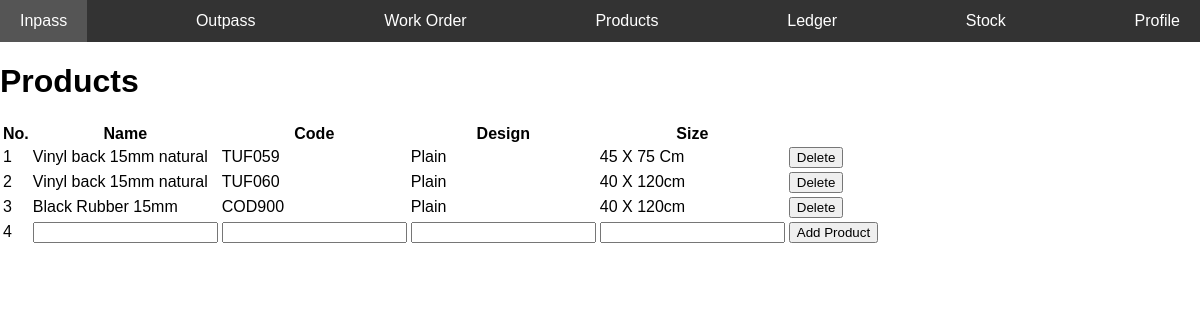
The page /products.php on the database as committed earlier.
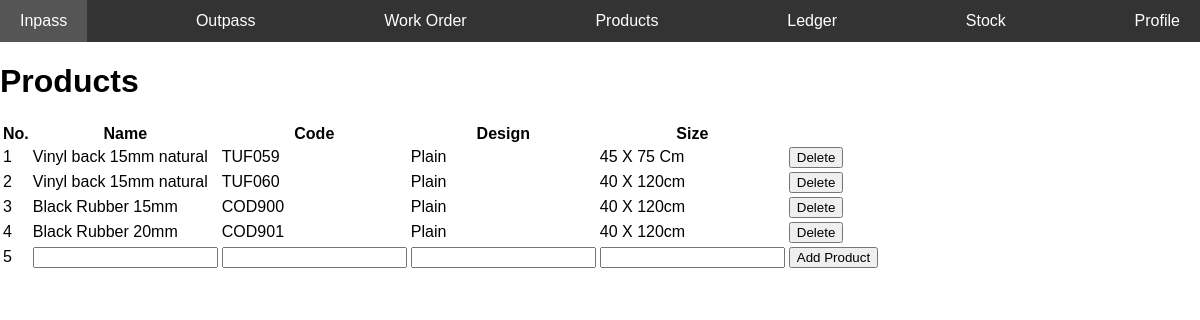
The same page on the database as committed later.
### tables this page shows
CREATE TABLE IF NOT EXISTS `products` (
  `name` varchar(125) NOT NULL,
  `code` varchar(125) NOT NULL,
  `design` varchar(25) NOT NULL,
  `size` varchar(25) NOT NULL,
  `type` varchar(10) NOT NULL DEFAULT 'finished'
);

### products.php (the view, shortened to what this page needs)
<?php
include 'conn.php';
include 'nav.php';
?>
<?php
$sql = "SELECT * from products";
$retval = mysqli_query($conn, $sql);
?>
<html>
<body>
    <div>
        <h1>Products</h1>
        <table>
            <thead>
                <th>No.</th>
                <th>Name</th>
                <th>Code</th>
                <th>Design</th>
                <th>Size</th>
                <th></th>
            </thead>
            <tbody>
                <?php
                $i = 1;
                while ($row = mysqli_fetch_assoc($retval)) {
                    echo "
                    <form method='POST'>
                    <tr>
                    <td>
                    $i
                    </td>
                    <td>
                    {$row['name']}
                    </td>
                    <td>
                    {$row['code']}
                    </td>
                    <td>
                    {$row['design']}
                    </td>
                    <td>
                    {$row['size']}
                    </td>
                    <td>
                    <form method='post' id='delete_product' name='delete_product'>
                    <input type='hidden' name='id' value='{$row['code']}'>
                    <input type='submit' id='delete_product' name='delete_product' value='Delete'>
                    </form>
                    </td>
                    </tr>
                    </form>
                    ";
                    $i = $i + 1;
                }
                ?>
                <tr>
                    <form method="post">
                        <td>
                            <?php echo $i ?>
                        </td>
                        <td><input type="text" required name="name"></td>
                        <td><input type="text" required name="code"></td>
                        <td><input type="text" required name="design"></td>
                        <td><input type="text" required name="size"></td>
                        <td><button name="add">Add Product</button></td>
                    </form>
                </tr>
            </tbody>
        </table>
        <br>
        <br>
    </div>
</body>
</html>

Rows that differ between the two databases and show on the page:
added products: name "Black Rubber 20mm", code "COD901", design "Plain", size "40 X 120cm"
Other text that changed with them:
$i: "4" → "5"
